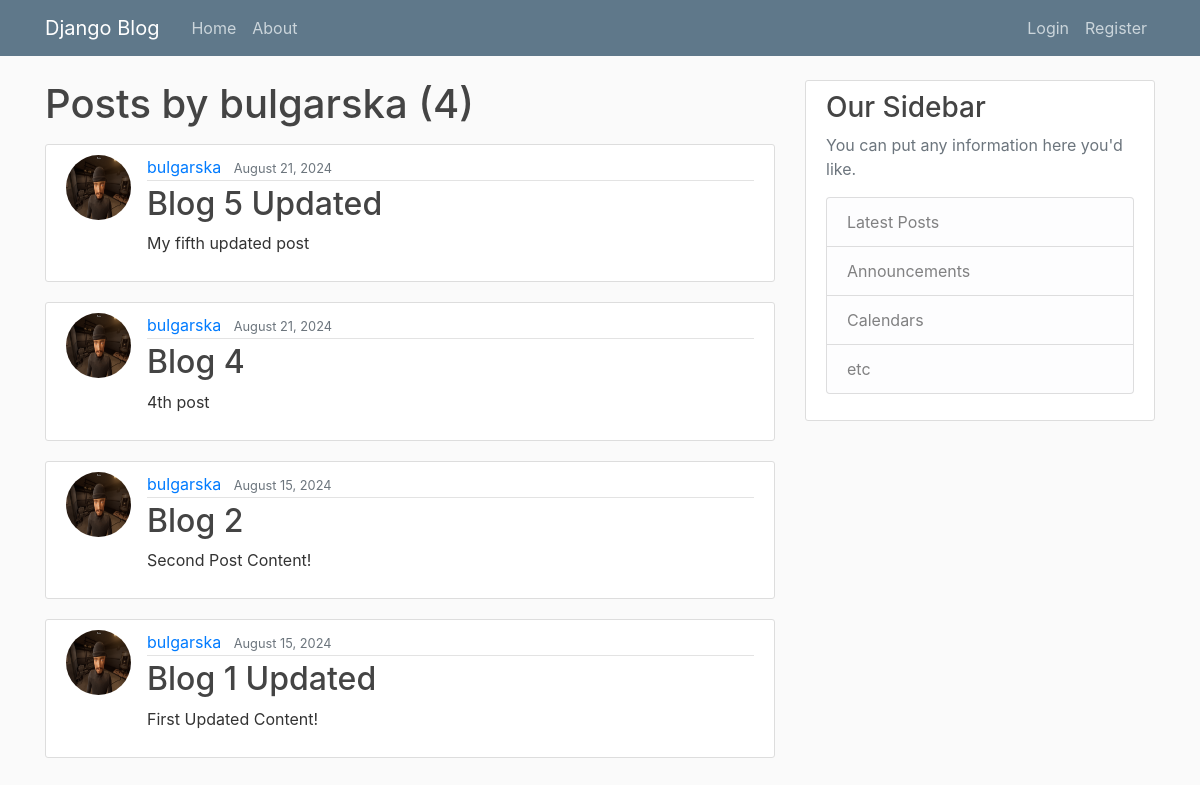
/user/bulgarska, run on an earlier commit of the app's database.
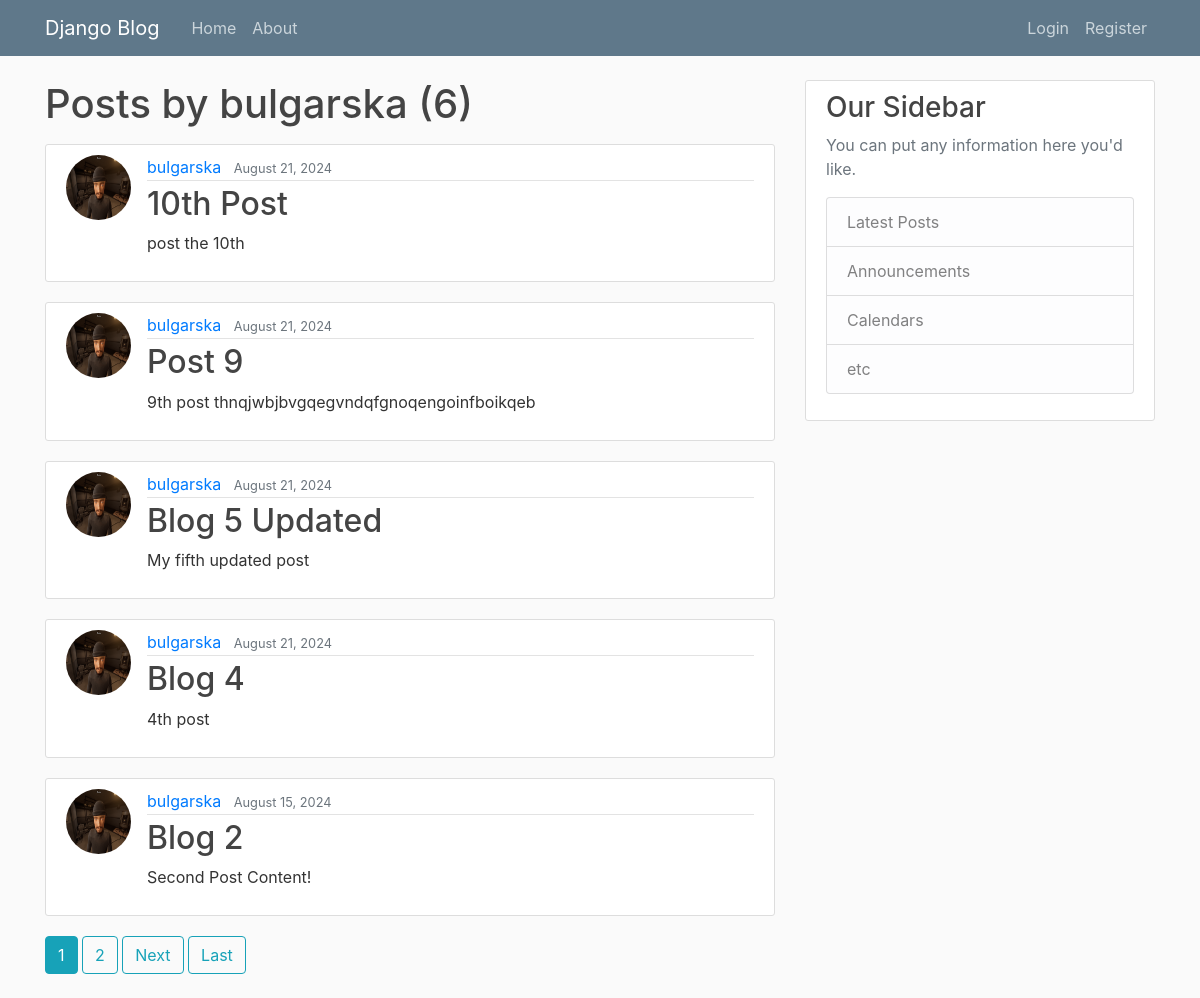
And on a later commit of the database.
### blog/models.py (models this page shows, shortened)
class Post(models.Model):
    title = models.CharField(max_length= 100)
    content = models.TextField()
    date_posted = models.DateTimeField(default=timezone.now)
    author = models.ForeignKey(User, on_delete=models.CASCADE)

### users/models.py (models this page shows, shortened)
class Profile(models.Model):
    user = models.OneToOneField(User, on_delete=models.CASCADE)
    image = models.ImageField(default='default.jpg', upload_to='profile_pics')

### blog/views.py (the view)
# urls.py: path('user/<str:username>', UserPostListView.as_view(), name='user-posts'),
class UserPostListView(ListView):
    model = Post
    template_name = 'blog/user_posts.html'
    context_object_name = 'posts'
    paginate_by = 5
    def get_queryset(self):
        user = get_object_or_404(User, username=self.kwargs.get('username'))
        return Post.objects.filter(author=user).order_by('-date_posted')

### blog/templates/blog/user_posts.html (shortened to what this page needs)
{% extends "blog/base.html" %}
{% block content %}
    <h1 class="mb-3">Posts by {{ view.kwargs.username }} ({{ page_obj.paginator.count }})</h1>
    {% for post in posts %}
        <article class="media content-section">
            <img class="rounded-circle article-img" src="{{ post.author.profile.image.url }}">
            <div class="media-body">
                <div class="article-metadata">
                    <a class="mr-2" href="{% url 'user-posts' post.author.username %}">{{ post.author }}</a>
                    <small class="text-muted">{{ post.date_posted|date:"F d, Y" }}</small>
                </div>
                <h2><a class="article-title" href="{% url 'post-detail' post.id %}">{{ post.title }}</a></h2>
                <p class="article-content">{{ post.content }}</p>
            </div>
        </article>
    {% endfor %}
    {% if is_paginated %}
        {% for num in page_obj.paginator.page_range %}
            {% if page_obj.number == num %}
                <a class="btn btn-info mb-4" href="?page={{ num }}">{{ num }}</a>
            {% elif num > page_obj.number|add:'-3' and num < page_obj.number|add:'3' %}
                <a class="btn btn-outline-info mb-4" href="?page={{ num }}">{{ num }}</a>
            {% endif %}
        {% endfor %}
        {% if page_obj.has_next %}
            <a class="btn btn-outline-info mb-4" href="?page={{ page_obj.next_page_number }}">Next</a>
            <a class="btn btn-outline-info mb-4" href="?page={{ page_obj.paginator.num_pages }}">Last</a>
        {% endif %}
    {% endif %}
{% endblock content%}

What changed in the data, as far as the page shows it:
no longer on this page (row unchanged): Post: author.profile.image (picture), author "bulgarska", date_posted "August 15, 2024", title "Blog 1 Updated", content "First Updated Content!"
added Post: author.profile.image (picture), author "bulgarska", date_posted "August 21, 2024", title "10th Post", content "post the 10th"
added Post: author.profile.image (picture), author "bulgarska", date_posted "August 21, 2024", title "Post 9", content "9th post thnqjwbjbvgqegvndqfgnoqengoinfboikqeb"
Also different on the page:
{{ page_obj.paginator.count }}: "4" → "6"
new list line: "1"
new list line: "2"
text now shown: "Next Last"
